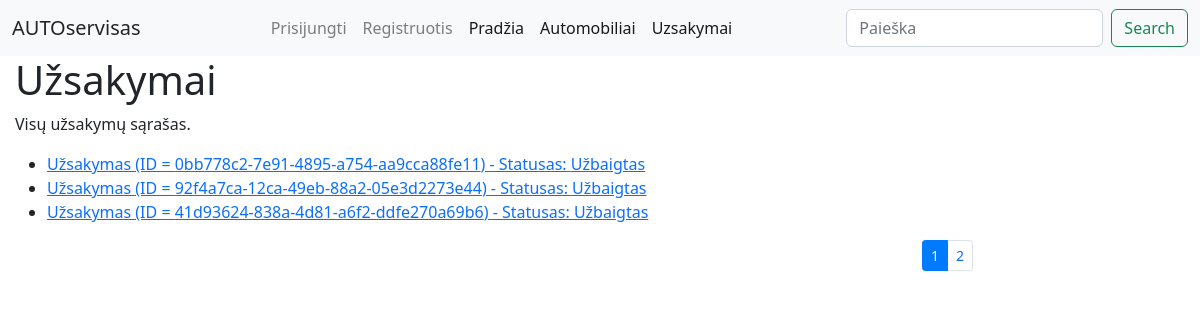
The app's page /autoservice/uzsakymai/, older data.
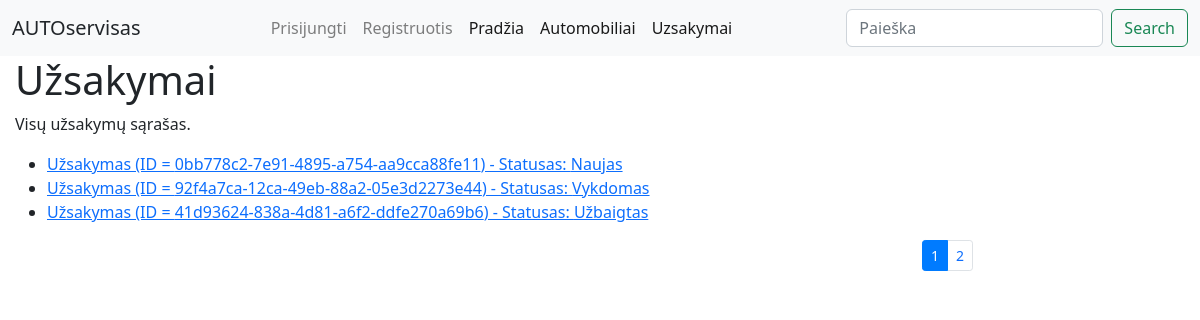
The same page, newer data.
### autoservice/models.py (models this page shows, shortened)
class Order(models.Model):
    STATUS_CHOICES = [
        ('NEW', 'Naujas'),
        ('IN_PROGRESS', 'Vykdomas'),
        ('COMPLETED', 'Užbaigtas'),
        ('CANCELLED', 'Atšauktas'),
    ]
    id = models.UUIDField(primary_key=True, default=uuid.uuid4, help_text='Unikalus užsakymo ID')
    customer = models.ForeignKey(User, on_delete=models.SET_NULL, null=True, blank=True)
    return_date = models.DateField(null=True, blank=True)
    date = models.DateTimeField('Data', help_text='Įveskite užsakymo datą')
    description = HTMLField('Aprašymas', blank=True, null=True, help_text="Įveskite automobilio modelio aprašymą")
    car = models.ForeignKey( Car, on_delete=models.SET_NULL, null=True, help_text='Pasirinkite automobilį, kuriam skirtas užsakymas')
    status = models.CharField(
        'Statusas',
        max_length=20,
        choices=STATUS_CHOICES,
        default='NEW',
        help_text='Pasirinkite užsakymo būseną'
    )
    class Meta:
        ordering = ['-date']
        verbose_name = 'Uzsakymas'
        verbose_name_plural = 'Uzsakymai'

### autoservice/views.py (the view)
# urls.py: path('uzsakymai/', views.OrderListView.as_view(), name='uzsakymai'),
class OrderListView(View):
    def get(self, request):
        paginator = Paginator(Order.objects.all(), 3)
        page_number = request.GET.get('page')
        orders = paginator.get_page(page_number)
        context = {
            'orders': orders
        }
        return render(request, 'uzsakymai.html', context)

### autoservice/templates/uzsakymai.html
{% extends "base.html" %}
{% block content %}
  <h1>Užsakymai</h1>
  <p>Visų užsakymų sąrašas.</p>
  <ul>
    {% for order in orders %}
      <li>
        <a href="{% url 'order_detail' order_id=order.id %}">
          Užsakymas (ID = {{ order.id }}) - Statusas: {{ order.get_status_display }}
        </a>
      </li>
    {% endfor %}
  </ul>
<div class="container puslapiai">
    <nav aria-label="...">
        {% if orders.has_other_pages %}
            <ul class="pagination pagination-sm justify-content-end">
                {% for i in orders.paginator.page_range %}
                    {% if orders.number == i %}
                        <li class="page-item active">
                            <a class="page-link">{{ i }}</a>
                        </li>
                    {% else %}
                        <li class="page-item">
                            <a class="page-link" href="?page={{ i }}">{{ i }}</a>
                        </li>
                    {% endif %}
                {% endfor %}
            </ul>
        {% endif %}
    </nav>
</div>
{% endblock %}

Row changes from the older to the newer data that the page shows:
changed Order "0bb778c2-7e91-4895-a754-aa9cca88fe11": status "Užbaigtas" → "Naujas"
changed Order "92f4a7ca-12ca-49eb-88a2-05e3d2273e44": status "Užbaigtas" → "Vykdomas"
